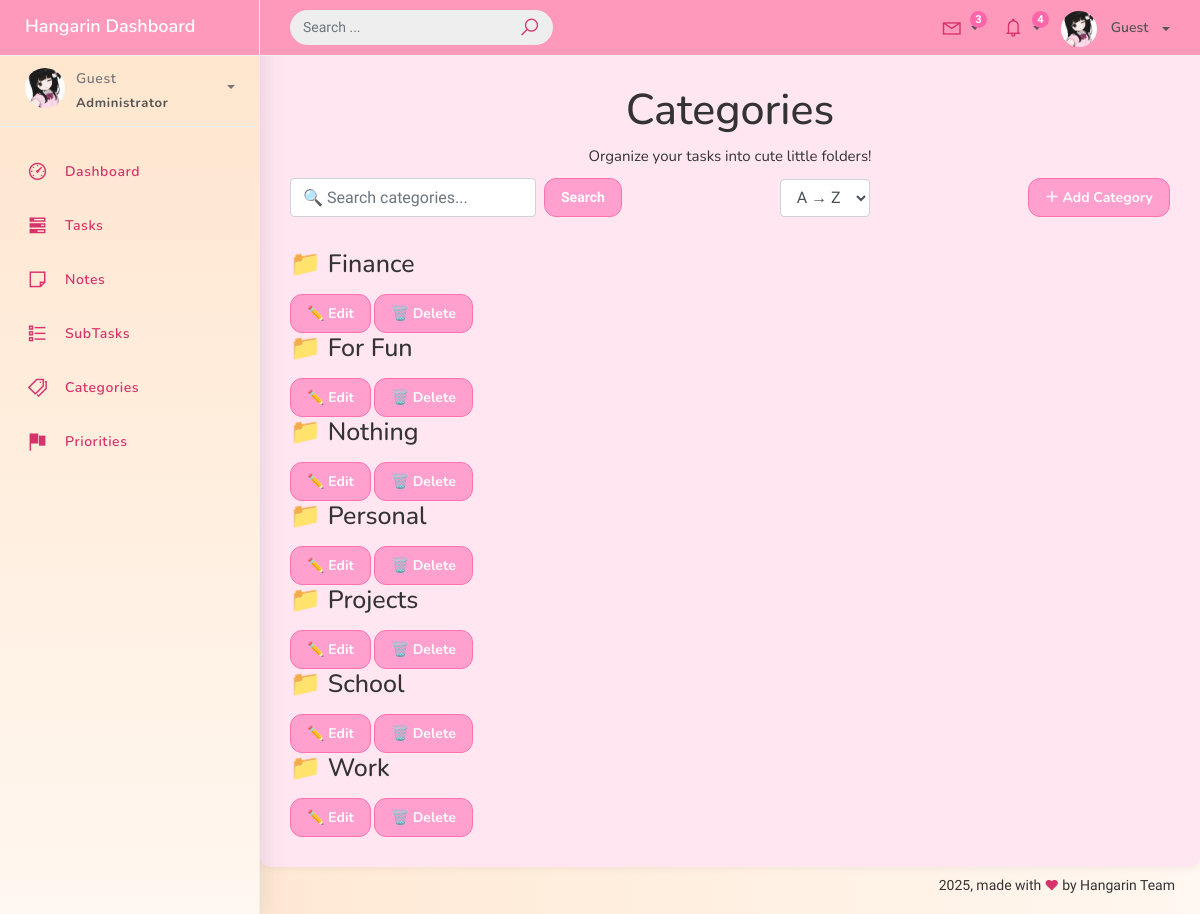
The page /category_list/ on the database its author committed.
### studentorg/models.py (models this page shows, shortened)
class BaseModel(models.Model):
    created_at = models.DateTimeField(auto_now_add=True)
    updated_at = models.DateTimeField(auto_now=True)
    class Meta:
        abstract = True

class Category(BaseModel):
    name = models.CharField(max_length=100)
    class Meta:
        verbose_name = "Category"
        verbose_name_plural = "Categories"

### studentorg/views.py (the view)
# urls.py: path("category_list/", CategoryListView.as_view(), name="category-list"),
class CategoryListView(ListView):
    model = Category
    context_object_name = "categories"
    template_name = "category_list.html"
    paginate_by = 10
    ordering = ["name"]
    def get_queryset(self):
        qs = super().get_queryset()
        query = self.request.GET.get("q")
        order = self.request.GET.get("order", "name")
        if query:
            qs = qs.filter(Q(name__icontains=query))
        valid_fields = ["name", "-name"]
        if order in valid_fields:
            qs = qs.order_by(order)
        return qs
    def get_context_data(self, **kwargs):
        context = super().get_context_data(**kwargs)
        context["current_order"] = self.request.GET.get("order", "name")
        return context

### templates/category_list.html (shortened to what this page needs)
{% extends 'base.html' %}
{% load static %}
{% block content %}
<div class="content category-page">
  <div class="container-fluid">
    <h2 class="page-title text-center"> Categories </h2>
    <p class="subtitle text-center">Organize your tasks into cute little folders!</p>
    <div class="toolbar d-flex justify-content-between align-items-center mb-4 flex-wrap">
      <form method="GET" class="search-bar d-flex mb-2">
        <input type="text" name="q" class="form-control pastel-input" placeholder="🔍 Search categories..." value="{{ request.GET.q }}">
        <button class="btn pastel-yellow-btn ml-2" type="submit">Search</button>
      </form>
      <form method="GET" class="sort-bar mb-2">
        <select name="order" class="form-control pastel-input" onchange="this.form.submit()">
          <option value="name" {% if current_order == 'name' %}selected{% endif %}>A → Z</option>
        </select>
      </form>
      <a href="{% url 'category-add' %}" class="btn pastel-pink-btn mb-2">＋ Add Category</a>
    </div>
    <div class="note-container">
      {% for category in categories %}
        <div class="note-card">
          <h5 class="note-title">📁 {{ category.name }}</h5>
          <div class="note-actions">
            <a href="{% url 'category-update' category.id %}" class="btn small-btn edit-btn">✏️ Edit</a>
            <a href="{% url 'category-delete' category.id %}" class="btn small-btn delete-btn">🗑️ Delete</a>
          </div>
        </div>
      {% empty %}
        <div class="empty-state text-center">
          <p>No categories found 💭</p>
        </div>
      {% endfor %}
    </div>
  </div>
</div>
{% endblock %}

### static/css/custom.css (style rules this page uses)
body { background-color: #fff7f0; color: #333; }

### templates/base.html (style rules this page uses)
body, .navbar, .sidebar, .nav-link, .dropdown-menu, .footer { font-family: 'Comic Neue', cursive !important; }
body { background-color: #fff0f6; }
.btn { background-color: #ff99cc !important; border-color: #ff66aa !important; color: white !important; border-radius: 12px !important; font-weight: bold !important; }
a { color: #d6336c !important; }

### rows shown on the page
Category: name "Finance"
Category: name "For Fun"
Category: name "Nothing"
Category: name "Personal"
Category: name "Projects"
Category: name "School"
Category: name "Work"

### other values the page prints
{{ request.user.username|default:"Guest" }} "Guest"
